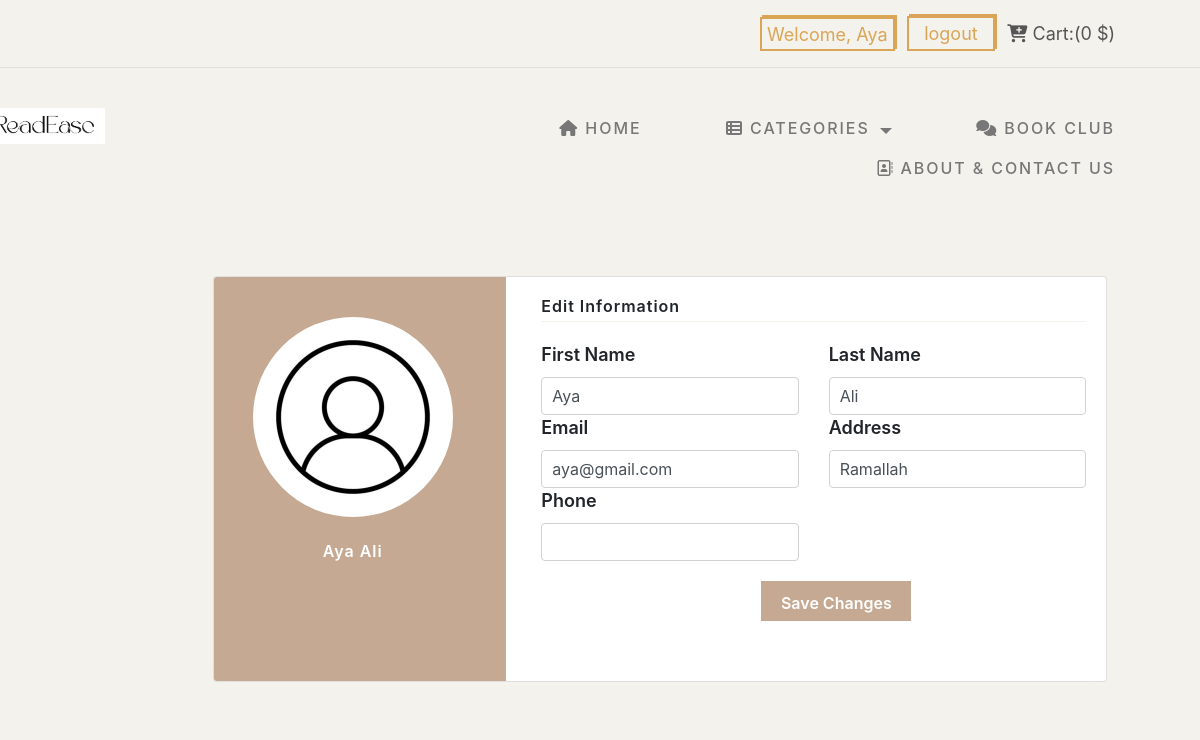
/user/edit (signed in), run on an earlier commit of the app's database.
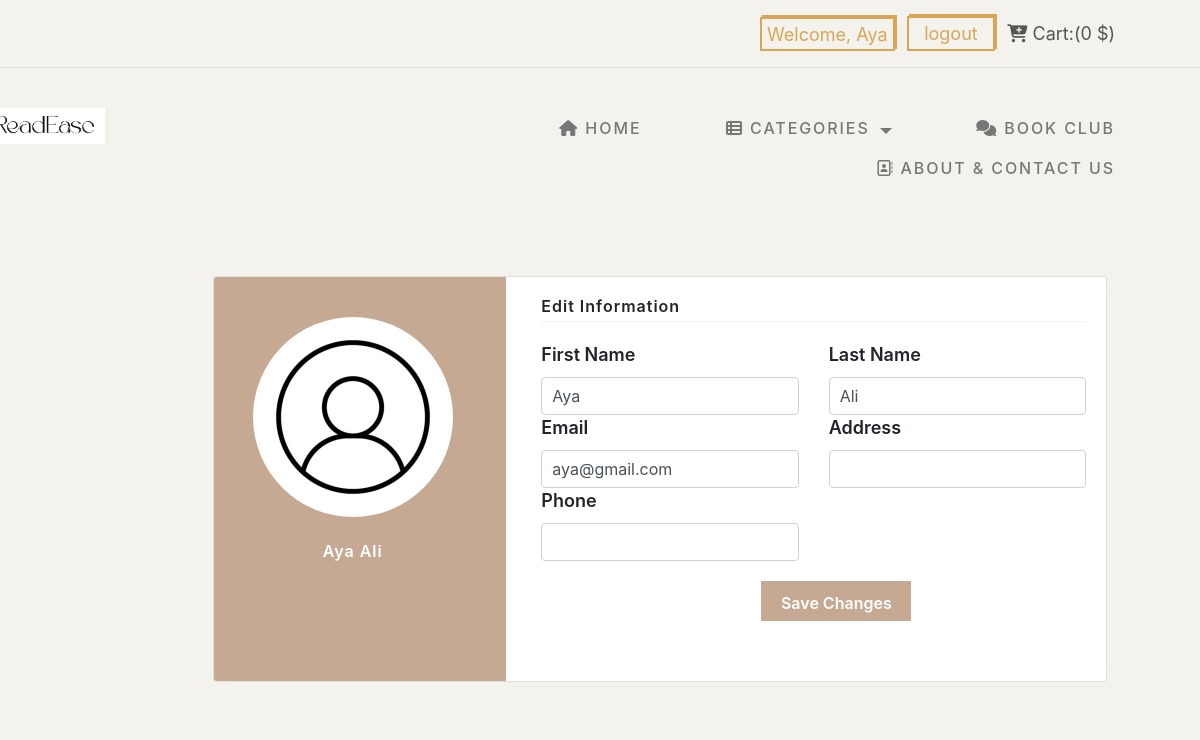
And on a later commit of the database.
### store_app/models.py (models this page shows)
class User(models.Model):
    first_name = models.CharField(max_length=45)
    last_name = models.CharField(max_length=45)
    email = models.CharField(max_length=128)
    password = models.CharField(max_length=64)
    birthday = models.DateField(null=True)
    gender = models.CharField(max_length=7)
    phone = models.CharField(max_length=30,default='')
    address = models.CharField(max_length=255,default='')
    created_at = models.DateTimeField(auto_now_add=True)
    updated_at = models.DateTimeField(auto_now=True)
    objects = UserManager()

### store_app/views.py (the view)
# urls.py: path('user/edit', views.edit_user),
def edit_user(request):
    if not 'userID' in request.session:
        messages.error(request,'Please Loing/SignUp !')
        return redirect('/login')
    user = User.objects.get(id=request.session['userID'])
    if not 'orderID' in  request.session :
        order = ''
    else:
        order = Order.objects.get(id=int(request.session['orderID']))
    data = {
        'user': user ,
        'order': order ,
        'total' : get_total_order(order),
    }
    return render (request, 'editprofile.html',data)

### store_app/views.py (called while the page is built)
def get_total_order(order):
    total = 0
    if(order == ''):
        return 0
    for book in order.books.all():
        total = total + book.price
    return math.floor(total * 100)/100.0

### store_app/templates/editprofile.html (shortened to what the changed rows need)
<!DOCTYPE html>
<html lang="en">
<head>
    {%load static%}
    <link rel="stylesheet" type="text/css" href="{%static 'css/normalize.css' %}">
    <link rel="stylesheet" type="text/css" href="{%static '/css/vendor.css'%}">
    <link rel="stylesheet" type="text/css" href="{%static 'css/style1.css'%}">
    <link rel="stylesheet" type="text/css" href="{%static 'css/profile.css'%}">
    <link rel="stylesheet" href="https://maxcdn.bootstrapcdn.com/bootstrap/4.0.0/css/bootstrap.min.css">
    <link rel="stylesheet"href="https://cdnjs.cloudflare.com/ajax/libs/MaterialDesign-Webfont/3.6.95/css/materialdesignicons.css">
    <link rel="stylesheet" href="https://cdnjs.cloudflare.com/ajax/libs/font-awesome/6.5.2/css/all.min.css">
</head>
<body>
    <div id="header-wrap">
        <div class="top-content">
            <div class="container">
                <div class="row">
                    <div class="col-md-6">
                        <div class="right-element">
                            {% if not 'userID' in request.session %}
                            <a href="/login" class="user-account for-buy"><i
                                    class="icon icon-user"></i><span>Account</span></a>
                            {% else %}
                            <a id="account" href="/user/{{user.id}}">Welcome, {{user.first_name}}</a>
                            <a id="logout" href="/logout" class="logoutbtn mx-2">logout</a>
                            {% endif %}
                            <a href="/user/{{user.id}}" class="cart for-buy"><i class="fa-solid fa-cart-plus"></i><span> Cart:({{total}} $)</span></a>
                        </div>
                    </div>
                </div>
            </div>
        </div>
        <div class="page-content page-container" id="page-content">
            <div class="padding">
                <div class="row container d-flex justify-content-center">
                    <div class="col-xl-12 col-md-12 ">
                        <div class="card user-card-full">
                            <div class="row m-l-0 m-r-0">
                                <div class="col-sm-4 bg-c-lite-green user-profile">
                                    <div class="card-block text-center text-white">
                                        <div class="m-b-25">
                                            <img src="{%static 'images/user-profile-icon-free-vector.jpg'%}"
                                                class="img-radius" alt="User-Profile-Image">
                                        </div>
                                        <h6 class="f-w-600">{{user.first_name}} {{user.last_name}}</h6>
                                    </div>
                                </div>
                                <div class="col-sm-8">
                                    <div class="card-block">
                                        <form method="post" action="/user/update">
                                            <div class="row">
                                                <div class="col-sm-6">
                                                    <p class="m-b-10 f-w-600">First Name</p>
                                                    <input type="text" name="first_name" class="form-control"
                                                        value="{{ user.first_name }}">
                                                </div>
                                                <div class="col-sm-6">
                                                    <p class="m-b-10 f-w-600">Last Name</p>
                                                    <input type="text" name="last_name" class="form-control"
                                                        value="{{ user.last_name }}">
                                                </div>
                                                <div class="col-sm-6">
                                                    <p class="m-b-10 f-w-600">Email</p>
                                                    <input type="email" name="email" class="form-control"
                                                        value="{{ user.email }}">
                                                </div>
                                                <div class="col-sm-6">
                                                    <p class="m-b-10 f-w-600">Address</p>
                                                    <input type="text" name="address" class="form-control"
                                                        value="{{ user.address }}">
                                                </div>
                                            </div>
                                        </form>
                                    </div>
                                </div>
                            </div>
                        </div>
                    </div>
                </div>
            </div>
</body>
</html>
</body>
</html>

What changed in the data, as far as the page shows it:
changed User "Aya": address "Ramallah" → (not shown)
